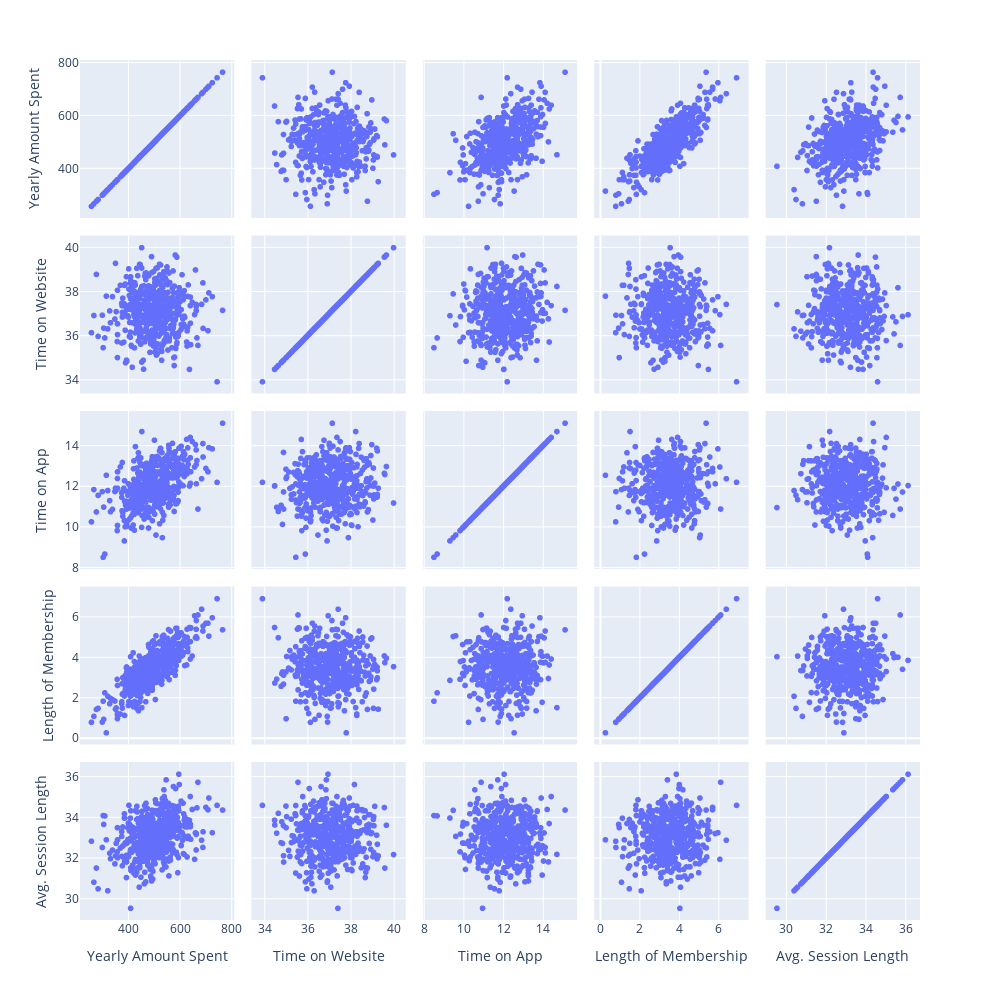

This figure's notebook cell:
### Markdown cell above
### Exploratory Data Analysis Let's explore the data!

### Code cell
px.scatter_matrix(customers, 
                  dimensions=['Yearly Amount Spent', 'Time on Website',
                              'Time on App','Length of Membership',
                              'Avg. Session Length'],
                  width = 1000,
                  height = 1000)

### Figure 1 — Plotly figure (JSON) as saved in the notebook; plotly's stock layout.template omitted (floating-point values rounded to 4 significant figures; data arrays with more than 128 entries replaced by an {"elided": "..."} marker saying what was removed)
{"data": [{"dimensions": [{"axis": {"matches": true}, "label": "Yearly Amount Spent", "values": {"elided": "500 float values"}}, {"axis": {"matches": true}, "label": "Time on Website", "values": {"elided": "500 float values"}}, {"axis": {"matches": true}, "label": "Time on App", "values": {"elided": "500 float values"}}, {"axis": {"matches": true}, "label": "Length of Membership", "values": {"elided": "500 float values"}}, {"axis": {"matches": true}, "label": "Avg. Session Length", "values": {"elided": "500 float values"}}], "hovertemplate": "%{xaxis.title.text}=%{x}<br>%{yaxis.title.text}=%{y}<extra></extra>", "legendgroup": "", "marker": {"color": "#636efa", "symbol": "circle"}, "name": "", "showlegend": false, "type": "splom"}], "layout": {"dragmode": "select", "height": 1000, "legend": {"tracegroupgap": 0}, "margin": {"t": 60}, "width": 1000}}
